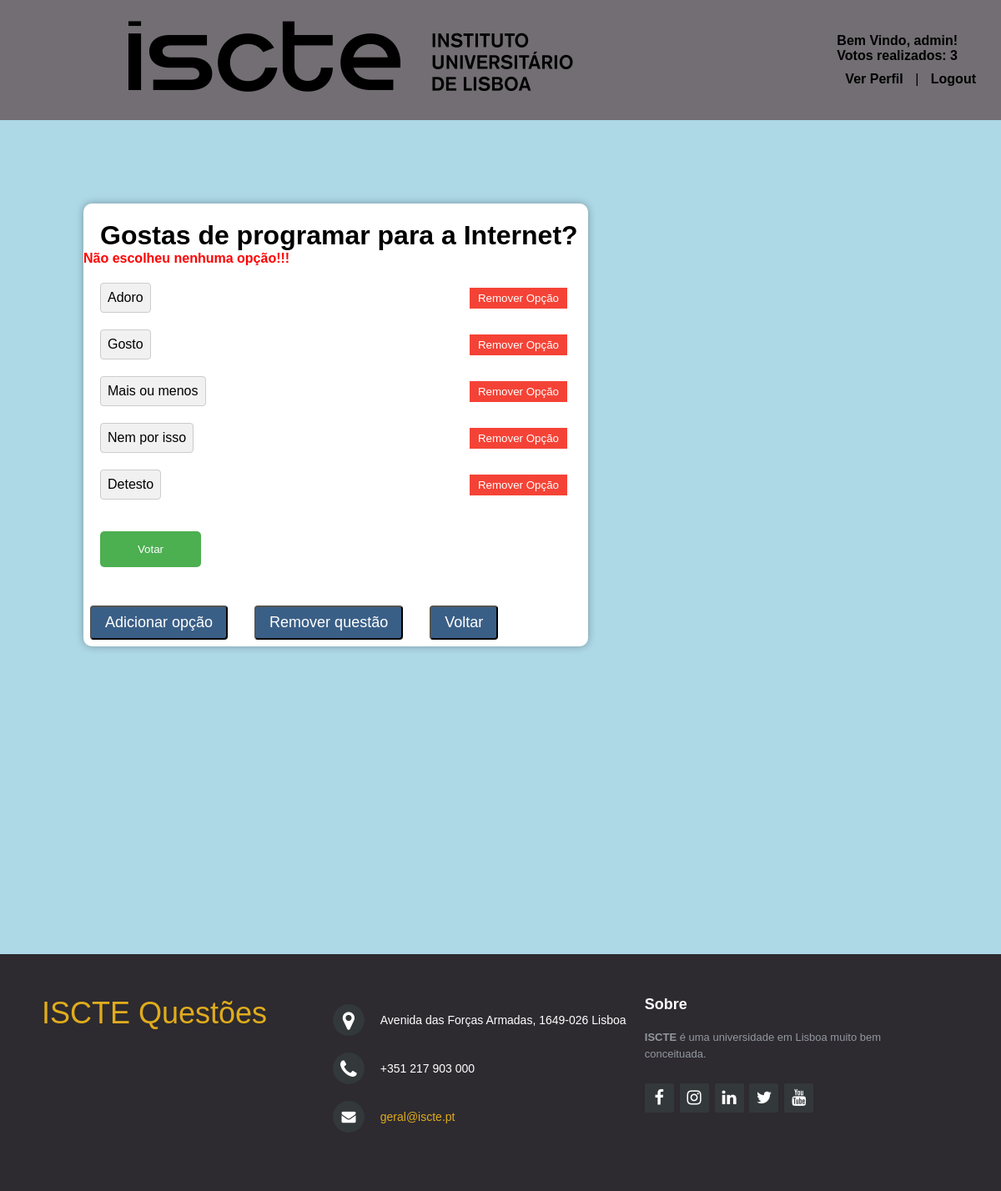
Page /votacao/2/voto (signed in) on the committed database.
### votacao/models.py (models this page shows, shortened)
class Aluno(models.Model):
    user =models.OneToOneField(User,on_delete=models.CASCADE)
    curso=models.CharField(max_length=100)

class Questao(models.Model):
    questao_texto=models.CharField(max_length=200)
    pub_data=models.DateTimeField('data de publicacao')

class Opcao(models.Model):
    questao = models.ForeignKey(Questao, on_delete=models.CASCADE)
    opcao_texto = models.CharField(max_length=200)
    votos = models.IntegerField(default=0)
    alunos = models.ManyToManyField(Aluno, through='Voto')

### votacao/views.py (the view, shortened to what this page needs)
# urls.py: path('<int:questao_id>/voto', views.voto, name='voto'),
@login_required
def voto(request, questao_id):
    questao = get_object_or_404(Questao, pk=questao_id)
    aluno = Aluno.objects.get(user=request.user)
    limite_votos = 13
    votos_aluno = Voto.objects.filter(aluno=aluno).count()
    if not request.user.is_superuser: #Se for admin n tem limite
        if votos_aluno >= limite_votos:
            return render(request, 'votacao/detalhe.html', {'questao': questao, 'error_message': "Limite de votos atingido!(13)", })
    try:
        opcao_seleccionada = questao.opcao_set.get(pk=request.POST['opcao'])
    except (KeyError, Opcao.DoesNotExist):
        return render(request, 'votacao/detalhe.html', {'questao': questao, 'error_message': "Não escolheu nenhuma opção!!!", })

### votacao/templates/votacao/detalhe.html (shortened to what this page needs)
{% extends 'votacao/index.html' %}
{% block content %}
    <div class="container-questions">
        <h1 class="title">{{ questao.questao_texto }} </h1>
        {% block controls_&_options %}
        {% if error_message %}
        <p style="color: red;" p><strong>{{ error_message }}</strong></p>
        {% endif %}
        <form action="{% url 'votacao:voto' questao.id %}"
              method="post">
           {% for opcao in questao.opcao_set.all %}
<div class="option-row">
    <div class="option-container">
        <label for="opcao{{ forloop.counter }}">
            {{ opcao.opcao_texto }}
        </label>
    </div>
    {% if request.user.is_staff %}
    <a href="{% url 'votacao:remover_opcao' questao.id opcao.id %}">
        <button class="button-remover-opcao"> Remover Opção</button>
    </a>
    {% endif %}
</div>
{% endfor %}
            <br>
            {% if user.is_authenticated %}
            <input type="submit" value="Votar"/>
            {% else %}
            <p>Faça login para votar. </p>
            {% endif %}
        </form>
        <br>
         <div class="button-container" style="text-align: center;">
        {% if request.user.is_staff%}
            <a href="{% url 'votacao:criaropcao' questao.id %}">
                <button class="action-btn"> Adicionar opção</button>
            </a>
            <br>
            <br>
            <a href="{% url 'votacao:remover_questao' questao.id %}">
                <button class="action-btn"> Remover questão</button>
            </a>
            {% endif %}
            <br>
            <br>
            <a href="{% url 'votacao:index' %}">
                <button class="action-btn"> Voltar</button>
            </a>
      </div>
        {% endblock %}
    </div>
{% endblock %}

### votacao/templates/votacao/index.html (shortened to what this page needs)
<!DOCTYPE html>
<html lang="en">
<head>
    {% load static %}
    <link rel="stylesheet" href="http://maxcdn.bootstrapcdn.com/font-awesome/4.2.0/css/font-awesome.min.css">
    <link rel="stylesheet" type="text/css" href="{% static 'votacao/style.css' %}"/>
</head>
<body>
<div class="nav-menu">
    <nav>
        {% load static %}
        <h2>
            <img src="{% static 'media/isctelogo.png' %}">
        </h2>
        <ul>
            {% if user.is_authenticated %}
            <h4>Bem Vindo, {{ user.username }}!</h4>
            <h4>Votos realizados: {{ user.aluno.opcao_set.count }}</h4>
            <li><a href="{% url 'votacao:perfil'  %}">Ver Perfil</a></li>
            |
            <li><a href="{% url 'votacao:logout' %}">Logout</a></li>
        </ul>
    </nav>
</div>
{% endif %}
<div class="content">
    {% block content %}{% endblock %}
</div>
<footer class="footer-distributed">
    <div class="footer-left">
        <h3><span>ISCTE Questões</span></h3>
    </div>
    <div class="footer-center">
        <div>
            <i class="fa fa-map-marker"></i>
            <p>Avenida das Forças Armadas, 1649-026 Lisboa</p>
        </div>
        <div>
            <i class="fa fa-phone"></i>
            <p>+351 217 903 000</p>
        </div>
        <div>
            <i class="fa fa-envelope"></i>
            <p><a href="mailto:geral@iscte.pt">geral@iscte.pt</a></p>
        </div>
    </div>
    <div class="footer-right">
        <p class="footer-company-about">
            <span>Sobre</span>
            <strong>ISCTE</strong> é uma universidade em Lisboa muito bem conceituada.
        </p>
        <div class="footer-icons">
            <a href="https://www.facebook.com/ISCTEIUL"><i class="fa fa-facebook"></i></a>
            <a href="https://www.instagram.com/iscte_iul/"><i class="fa fa-instagram"></i></a>
            <a href="https://www.linkedin.com/school/iscte/?originalSubdomain=pt"><i class="fa fa-linkedin"></i></a>
            <a href="https://twitter.com/iscteiul"><i class="fa fa-twitter"></i></a>
            <a href="https://www.youtube.com/user/iultv"><i class="fa fa-youtube"></i></a>
        </div>
    </div>
</footer>
</body>
</html>

### votacao/static/votacao/style.css (style rules this page uses)
* { padding: 0; margin: 0; box-sizing: border-box; font-family: 'Josefin Sans', sans-serif;< }
.nav-menu { padding-bottom: 30px; width: 100%; background-color: #726E73 }
nav ul li { list-style-type: none; display: inline-block; padding: 10px 20px; }
nav ul li a { color: black; text-decoration: none; font-weight: bold; }
nav { display: flex; align-items: center; justify-content: space-between; padding-top: 40px; padding-left: 10%; padding-right: 20px; }
nav ul li { list-style-type: none; display: inline-block; padding: 10px; }
h2 { font-size: 1.5em; height: 60px; text-align: center; display: flex; align-items: center; padding-bottom: 20px; }
img { position: relative; }
.content { background-color: #ADD8E6; height: 1000px; padding-top: 100px; padding-left: 100px; display: center; }
.container-questions { max-width:55%; background-color: #ffffff; border-radius: 10px; box-shadow: 0 0 10px rgba(0, 0, 0, 0.3); }
.title { padding-top: 20px; padding-left: 20px; }
.option-container { display: flex; align-items: center; }
.option-row { display: flex; align-items: center; justify-content: space-between; margin: 20px; }
.option-container label { background-color: #f1f1f1; padding: 8px; border: 1px solid #ccc; cursor: pointer; border-radius: 4px; }
.action-btn { font-family: 'Arial', sans-serif; font-size: 18px; color: #ffffff; text-decoration: none; padding: 8px 16px; border-radius: 4px; background-color: #3a5f87; margin: 8px; display: inline-block; transition: all 0.3s ease; }
.button-container { display: flex; justify-content: left; flex-wrap: wrap; gap: 8px; }
.button-remover-opcao { background-color: #f44336; color: #fff; border: none; cursor: pointer; padding: 5px 10px; margin-left: 10px; margin-right: 5px; }
.footer-distributed { background-color: #2d2a30; box-sizing: border-box; width: 100%; text-align: left; font: bold 16px sans-serif; padding: 50px 50px 60px 50px; margin-top: 80px; }
.footer-distributed .footer-left, .footer-distributed .footer-center, .footer-distributed .footer-right { display: inline-block; vertical-align: top; }
.footer-distributed .footer-left { width: 30%; }
.footer-distributed h3 { color: #ffffff; font: normal 36px 'Cookie', cursive; margin: 0; }
.footer-distributed h3 span { color: #e0ac1c; }
.footer-distributed { color: #8f9296; font-size: 14px; font-weight: normal; margin: 0; }
.footer-distributed .footer-center { width: 35%; }
.footer-distributed .footer-center i { background-color: #33383b; color: #ffffff; font-size: 25px; width: 38px; height: 38px; border-radius: 50%; text-align: center; line-height: 42px; margin: 10px 15px; vertical-align: middle; }
.footer-distributed .footer-center i.fa-envelope { font-size: 17px; line-height: 38px; }
.footer-distributed .footer-center p { display: inline-block; color: #ffffff; vertical-align: middle; margin: 0; }
.footer-distributed .footer-center p a { color: #e0ac1c; text-decoration: none; ; }
.footer-distributed .footer-right { width: 30%; }
.footer-distributed .footer-company-about { line-height: 20px; color: #92999f; font-size: 13px; font-weight: normal; margin: 0; }
.footer-distributed .footer-company-about span { display: block; color: #ffffff; font-size: 18px; font-weight: bold; margin-bottom: 20px; }
.footer-distributed .footer-icons { margin-top: 25px; }
.footer-distributed .footer-icons a { display: inline-block; width: 35px; height: 35px; cursor: pointer; background-color: #33383b; border-radius: 2px; font-size: 20px; color: #ffffff; text-align: center; line-height: 35px; margin-right: 3px; margin-bottom: 5px; }
input[type="submit"] { width: 20%; background-color: #4CAF50; color: white; padding: 14px 10px; margin-bottom: 20px; margin-left: 20px; border: none; border-radius: 5px; cursor: pointer; }

### rows in the picture
Questao: questao_texto "Gostas de programar para a Internet?"
Opcao: opcao_texto "Adoro"
Opcao: opcao_texto "Gosto"
Opcao: opcao_texto "Mais ou menos"
Opcao: opcao_texto "Nem por isso"
Opcao: opcao_texto "Detesto"

### other values in the picture
{{ user.username }} "admin"
{{ user.aluno.opcao_set.count }} "3"
{{ error_message }} "Não escolheu nenhuma opção!!!"
